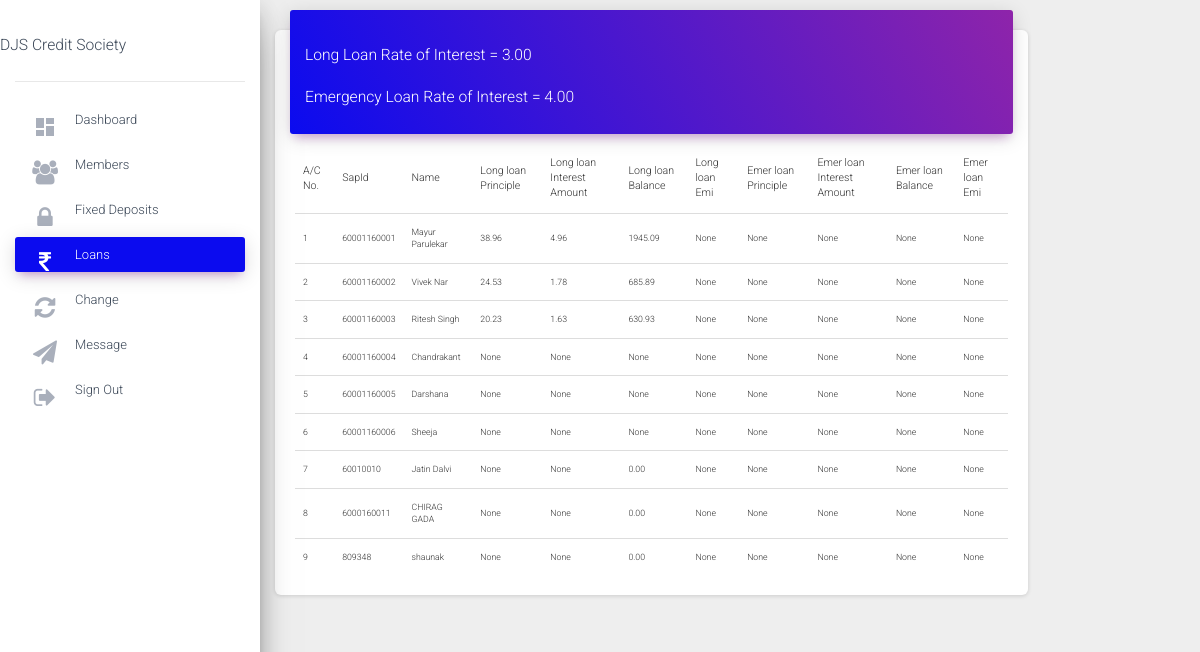
The page /csadmin/loansadmin (signed in) on the database as committed earlier.
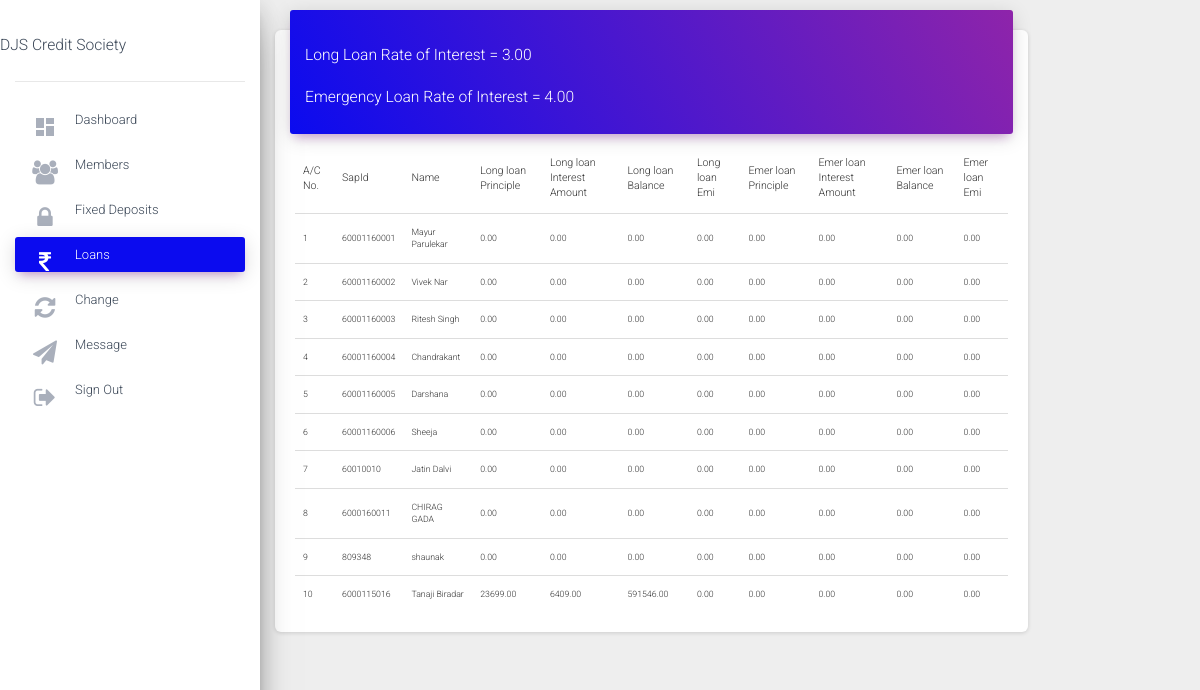
The same page on the database as committed later.
### status/models.py (models this page shows, shortened)
class interests(models.Model):
    sharedividend=models.DecimalField(blank=True,null=True,default=0,max_digits=10,decimal_places=2)
    cddividend=models.DecimalField(blank=True,null=True,default=0,max_digits=10,decimal_places=2)
    fdinterest=models.DecimalField(blank=True,null=True,default=0,max_digits=10,decimal_places=2)
    emerloaninterest=models.DecimalField(blank=True,null=True,default=0,max_digits=10,decimal_places=2)
    longloaninterest=models.DecimalField(blank=True,null=True,default=0,max_digits=10,decimal_places=2)

class Account(models.Model):
    accountnumber=models.IntegerField(null=False,unique=True)
    username=models.ForeignKey(User,on_delete=models.SET_NULL,null=True,unique=True)
    name=models.CharField(max_length=50,null=False)
    sapid=models.IntegerField(null=False,unique=True)
    dateofjoining=models.DateField(null=False)
    sharevalue=models.IntegerField(default=0,null=False)
    totalinvestment=models.IntegerField(default=0,null=False)
    shareamount=models.IntegerField(default=0,null=False)
    sharebalance=models.IntegerField(default=0)
    cdamount=models.IntegerField(default=0)
    cdbalance=models.IntegerField(default=0)
    totalamount=models.DecimalField(default=0,max_digits=10,decimal_places=2)
    sharesstartingnumber=models.IntegerField(null=True)
    sharesendingnumber=models.IntegerField(null=True)
    isloanloantaken=models.BooleanField(default=False)
    isloanemertaken=models.BooleanField(default=False)
    longloanamount=models.DecimalField(blank=True,null=True,default=0,max_digits=10,decimal_places=2)
    longloanprinciple=models.DecimalField(blank=True,null=True,default=0,max_digits=10,decimal_places=2)
    longloanperiod=models.IntegerField(blank=True,null=True,default=0)
    longloaninterestamount=models.DecimalField(blank=True,null=True,default=0,max_digits=10,decimal_places=2)
    longloanbalance=models.DecimalField(blank=True,null=True,default=0,max_digits=10,decimal_places=2)
    longloanemi=models.DecimalField(blank=True,null=True,default=0,max_digits=10,decimal_places=2)
    emerloanamount=models.DecimalField(blank=True,null=True,default=0,max_digits=10,decimal_places=2)
    emerloanprinciple=models.DecimalField(blank=True,null=True,default=0,max_digits=10,decimal_places=2)
    emerloanperiod=models.IntegerField(blank=True,null=True,default=0)
    emerloaninterestamount=models.DecimalField(blank=True,null=True,default=0,max_digits=10,decimal_places=2)
    emerloanbalance=models.DecimalField(blank=True,null=True,default=0,max_digits=10,decimal_places=2)
    emerloanemi=models.DecimalField(blank=True,null=True,default=0,max_digits=10,decimal_places=2)
    fdcapital=models.IntegerField(default=0,null=True)
    fdmaturitydate=models.DateField(null=True)

### csadmin/views.py (the view)
# urls.py: path('loansadmin', views.loansadmin,name="loansadmin"),
@login_required
def loansadmin(request):
    Loansadmin=Account.objects.all
    Interests=interests.objects.all
    context={
        'Loansadmin':Loansadmin,
        'Interests':Interests,
        'loan':"active"
    }
    return render (request,'loansadmin.html',context=context)

### csadmin/templates/loansadmin.html (shortened to what this page needs)
{%extends 'base.html'%}
{%block content%}
<main role="main" class="col-md-9 col-lg-10 px-4">
  <div class="content">
    <div class="container-fluid">
      <div class="row">
        <div class="col-md-18">
          <div class="card">
            <div class="card-header card-header-primary">
              {%for i in Interests%}
            <h3>Long Loan Rate of Interest = {{i.longloaninterest}}</h3>
            <h3>Emergency Loan Rate of Interest = {{i.emerloaninterest}}</h3>
            {%endfor%}
            </div>
            <div class="card-body">
              <div class="table-responsive">
                <table class="table">
                  <thead>
                    <tr>
                      <th>A/C No.</th>
                      <th>SapId</th>
                      <th>Name</th>
                      <th>Long loan Principle</th>
                      <th>Long loan Interest Amount</th>
                      <th>Long loan Balance</th>
                      <th>Long loan Emi</th>
                      <th>Emer loan Principle</th>
                      <th>Emer loan Interest Amount</th>
                      <th>Emer loan Balance</th>
                      <th>Emer loan Emi</th>
                    </tr>
                  </thead>
                  <tbody>
                    {%for i in Loansadmin%}
                    <tr>
                      <td>{{i.accountnumber}}</td>
                      <td>{{i.sapid}}</td>
                      <td>{{i.name}}</td>
                      <td>{{i.longloanprinciple}}</td>
                      <td>{{i.longloaninterestamount}}</td>
                      <td>{{i.longloanbalance}}</td>
                      <td>{{i.longloanemi}}</td>
                      <td>{{i.emerloanprinciple}}</td>
                      <td>{{i.emerloaninterestamount}}</td>
                      <td>{{i.emerloanbalance}}</td>
                      <td>{{i.emerloanemi}}</td>
                    </tr>
                    {%endfor%}
                  </tbody>
                </table>
              </div>
            </div>
          </div>
        </div>
  </div>
</main>
{%endblock%}

Rows that differ between the two databases and show on the page:
changed Account "Mayur Parulekar": longloanprinciple "38.96" → "0.00"; longloaninterestamount "4.96" → "0.00"; longloanbalance "1945.09" → "0.00"; longloanemi "None" → "0.00"; emerloanprinciple "None" → "0.00"; emerloaninterestamount "None" → "0.00"; emerloanbalance "None" → "0.00"; emerloanemi "None" → "0.00"
changed Account "Vivek Nar": longloanprinciple "24.53" → "0.00"; longloaninterestamount "1.78" → "0.00"; longloanbalance "685.89" → "0.00"; longloanemi "None" → "0.00"; emerloanprinciple "None" → "0.00"; emerloaninterestamount "None" → "0.00"; emerloanbalance "None" → "0.00"; emerloanemi "None" → "0.00"
changed Account "Ritesh Singh": longloanprinciple "20.23" → "0.00"; longloaninterestamount "1.63" → "0.00"; longloanbalance "630.93" → "0.00"; longloanemi "None" → "0.00"; emerloanprinciple "None" → "0.00"; emerloaninterestamount "None" → "0.00"; emerloanbalance "None" → "0.00"; emerloanemi "None" → "0.00"
changed Account "Chandrakant": longloanprinciple "None" → "0.00"; longloaninterestamount "None" → "0.00"; longloanbalance "None" → "0.00"; longloanemi "None" → "0.00"; emerloanprinciple "None" → "0.00"; emerloaninterestamount "None" → "0.00"; emerloanbalance "None" → "0.00"; emerloanemi "None" → "0.00"
changed Account "Darshana": longloanprinciple "None" → "0.00"; longloaninterestamount "None" → "0.00"; longloanbalance "None" → "0.00"; longloanemi "None" → "0.00"; emerloanprinciple "None" → "0.00"; emerloaninterestamount "None" → "0.00"; emerloanbalance "None" → "0.00"; emerloanemi "None" → "0.00"
changed Account "Sheeja": longloanprinciple "None" → "0.00"; longloaninterestamount "None" → "0.00"; longloanbalance "None" → "0.00"; longloanemi "None" → "0.00"; emerloanprinciple "None" → "0.00"; emerloaninterestamount "None" → "0.00"; emerloanbalance "None" → "0.00"; emerloanemi "None" → "0.00"
changed Account "Jatin Dalvi": longloanprinciple "None" → "0.00"; longloaninterestamount "None" → "0.00"; longloanemi "None" → "0.00"; emerloanprinciple "None" → "0.00"; emerloaninterestamount "None" → "0.00"; emerloanbalance "None" → "0.00"; emerloanemi "None" → "0.00"
changed Account "CHIRAG GADA": longloanprinciple "None" → "0.00"; longloaninterestamount "None" → "0.00"; longloanemi "None" → "0.00"; emerloanprinciple "None" → "0.00"; emerloaninterestamount "None" → "0.00"; emerloanbalance "None" → "0.00"; emerloanemi "None" → "0.00"
changed Account "shaunak": longloanprinciple "None" → "0.00"; longloaninterestamount "None" → "0.00"; longloanemi "None" → "0.00"; emerloanprinciple "None" → "0.00"; emerloaninterestamount "None" → "0.00"; emerloanbalance "None" → "0.00"; emerloanemi "None" → "0.00"
added Account: accountnumber "10", sapid "6000115016", name "Tanaji Biradar", longloanprinciple "23699.00", longloaninterestamount "6409.00", longloanbalance "591546.00", longloanemi "0.00", emerloanprinciple "0.00", emerloaninterestamount "0.00", emerloanbalance "0.00", emerloanemi "0.00"
